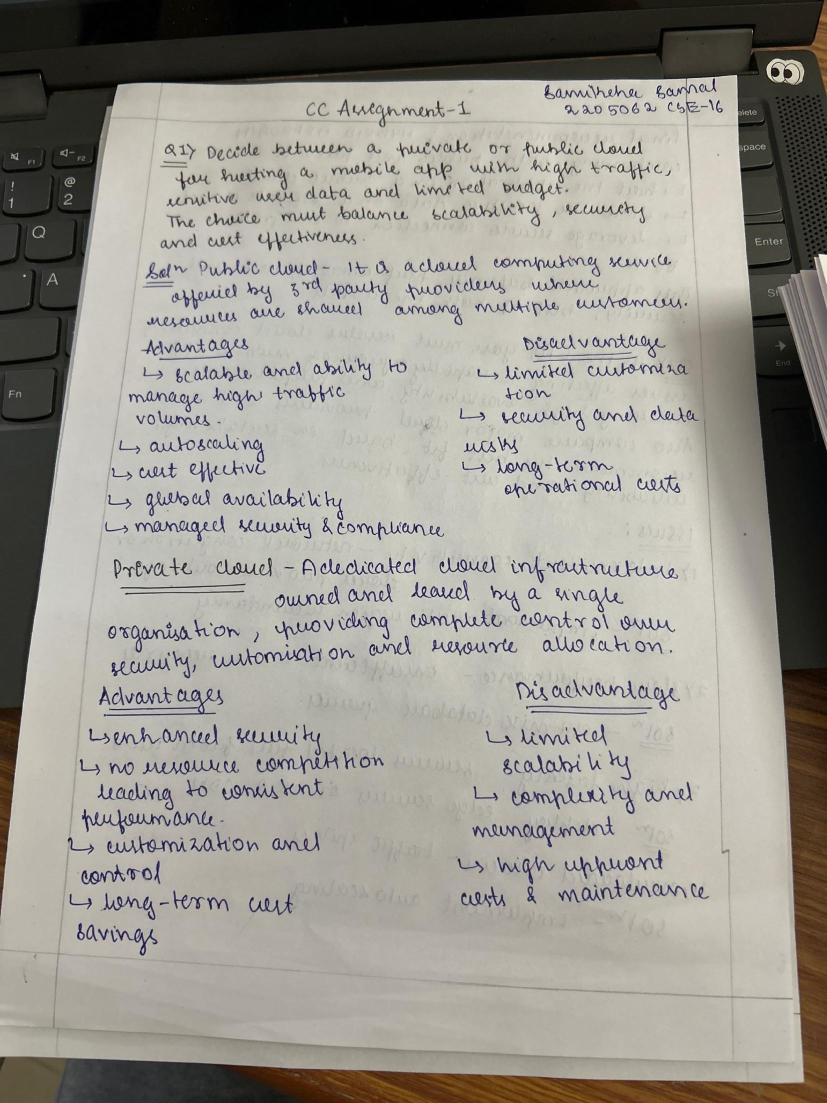
#> input picture assignments_processed/2205060_Saakshi_Devangan/2205060_Saakshi_Devangan_page_1.jpg, 1653 x 2206 px (shown at 1/2 size); its folder holds only this picture in this run; the run also reads 1 picture not shown here
$ python img_similarity.py
#> lines starting #> are read from the running program, lines starting #| are printed output that depends on the picture
import os
import cv2
import numpy as np
import pandas as pd
from skimage.metrics import structural_similarity as ssim
from tqdm import tqdm  # Progress bar

# Paths
BASE_FOLDER = "assignments_processed"
OUTPUT_CSV = "similar_images.csv"

def load_images():
    """Load all images from subfolders."""
    image_paths = {}
    for folder in os.listdir(BASE_FOLDER):
        folder_path = os.path.join(BASE_FOLDER, folder)
        if os.path.isdir(folder_path):
            image_paths[folder] = [
                os.path.join(folder_path, img_file)
                for img_file in os.listdir(folder_path)
                if img_file.endswith((".jpg", ".png"))
            ]
    return image_paths

def calculate_similarity(img1_path, img2_path):
    """Compute Structural Similarity Index (SSIM) between two images."""
    img1 = cv2.imread(img1_path, cv2.IMREAD_GRAYSCALE)
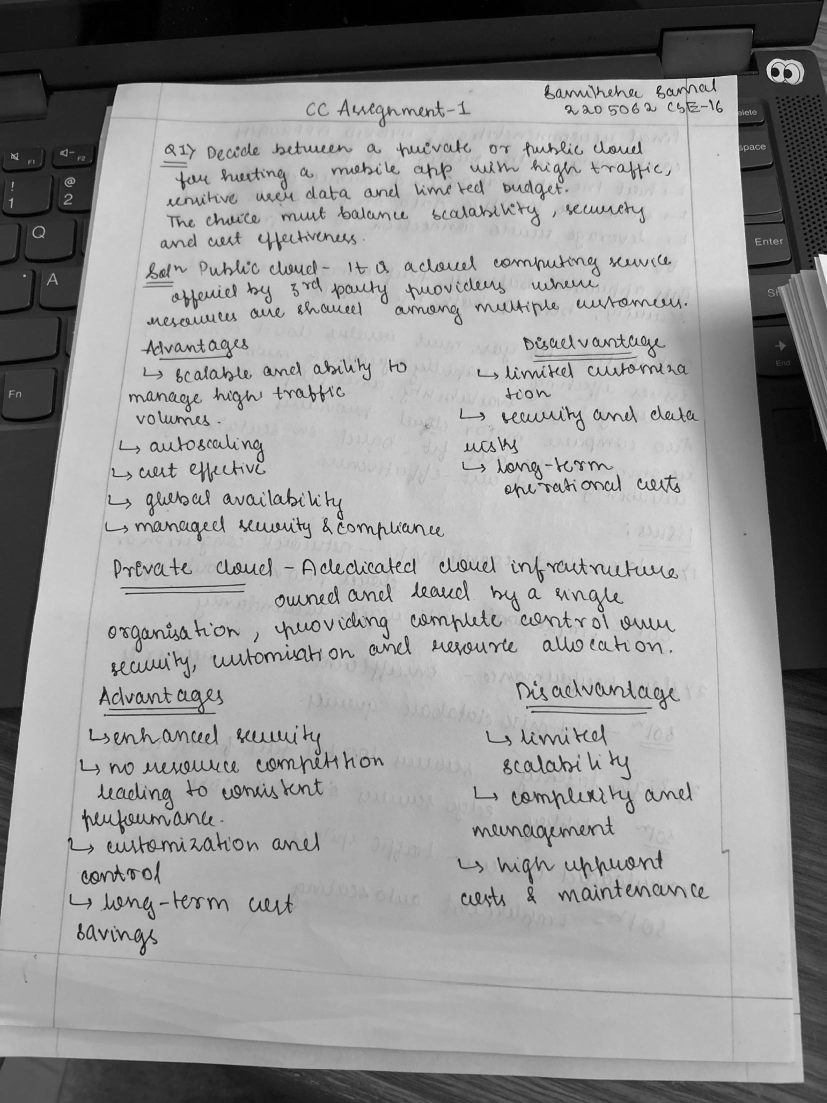
#> img1: shape (2206, 1653) (shown at 1/2 size); min 0, max 255, mean 150.6
    img2 = cv2.imread(img2_path, cv2.IMREAD_GRAYSCALE)

    if img1 is None or img2 is None:
        return 0  # Return 0 if image loading fails

    # Resize images to the same dimensions
    img1 = cv2.resize(img1, (500, 700))
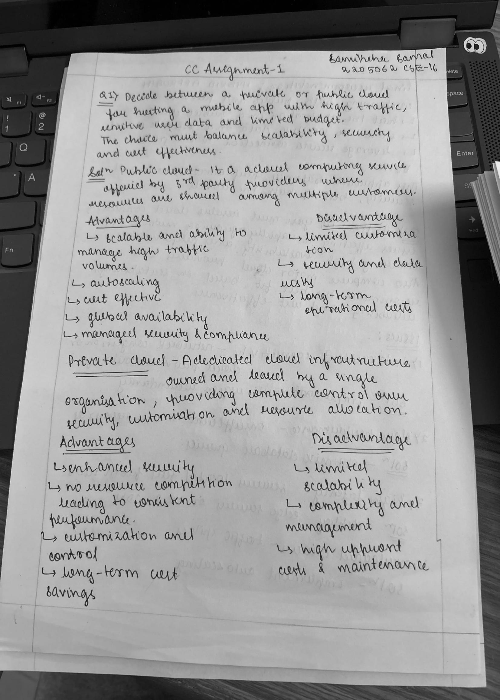
#> img1: shape (700, 500); min 0, max 243, mean 150.5
    img2 = cv2.resize(img2, (500, 700))

    score, _ = ssim(img1, img2, full=True)
#> score = 1
    return round(score * 100, 2)  # Convert to percentage

def batch_process_images():
    """Compare images across different student folders, skipping unnecessary checks."""
    image_paths = load_images()
    results = []
    matched_folders = set()  # Keep track of which folders already have a match

    folder_list = list(image_paths.keys())
    total_comparisons = sum(len(image_paths[f1]) * sum(len(image_paths[f2]) for f2 in folder_list[i+1:]) for i, f1 in enumerate(folder_list))

    with tqdm(total=total_comparisons, desc="Processing Images", unit=" comparisons") as pbar:
        for i, folder1 in enumerate(folder_list):
            if folder1 in matched_folders:
                continue  # Skip if already matched

            for j in range(i + 1, len(folder_list)):  # Compare only with later folders
                folder2 = folder_list[j]
                if folder2 in matched_folders:
                    continue  # Skip if folder2 already has a match

                for img1_path in image_paths[folder1]:
                    for img2_path in image_paths[folder2]:
                        similarity = calculate_similarity(img1_path, img2_path)
#> similarity = 100
                        pbar.update(1)  # Update progress bar

                        if similarity == 100.0:
                            results.append([img1_path, img2_path, similarity])
                            print(f"✅ 100% Match Found: {folder1} & {folder2}")
                            matched_folders.add(folder1)
                            matched_folders.add(folder2)
                            break  # Stop checking more images for this folder
                    if folder1 in matched_folders:
                        break  # Exit if already matched
                if folder1 in matched_folders:
                    break  # Exit if already matched

    # Save results to CSV
    df = pd.DataFrame(results, columns=["Image1", "Image2", "Similarity_Score"])
#> df = table of 1 rows and 3 columns
    df.to_csv(OUTPUT_CSV, index=False)
    print(f"✅ Similar images saved to {OUTPUT_CSV}")

# Run the script
if __name__ == "__main__":
    batch_process_images()
